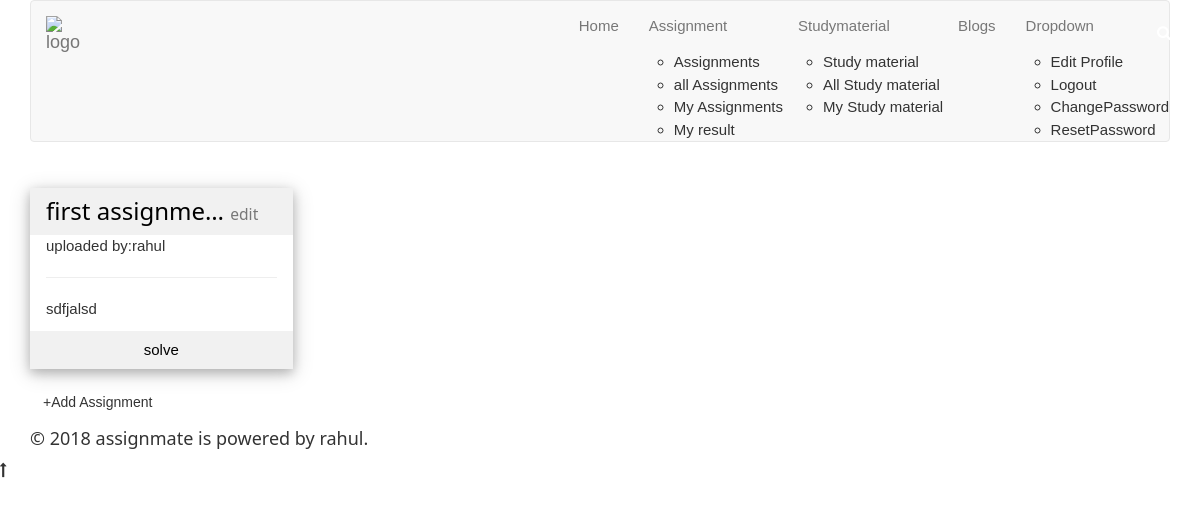
The app's page /myassignment (signed in), older data.
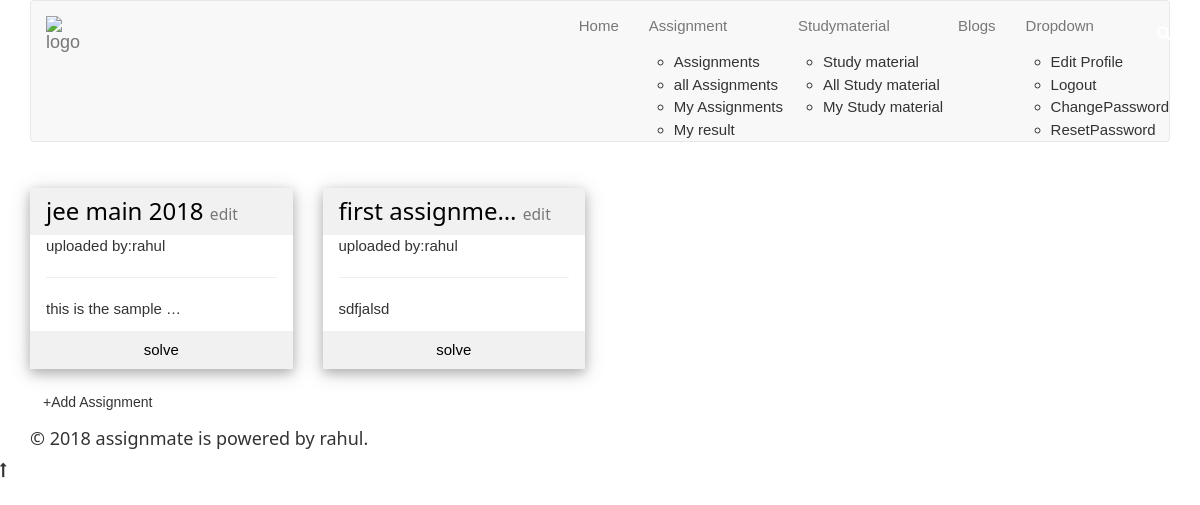
The same page, newer data.
### assignment/models.py (models this page shows, shortened)
class Assignment(models.Model):
    user = models.ForeignKey(User, on_delete=models.CASCADE)
    title=models.CharField(max_length=30,default='assignment')
    discription=models.CharField(max_length=500)
    category=models.CharField(max_length=30,blank=True)
    created = models.DateTimeField(auto_now=True)
    objects = AssignmentManager()
    class Meta:
        ordering = ["-created"]
    def __str__(self):
        return self.title

### assignment/views.py (the view)
# urls.py: path('myassignment',view_list_my_assignment,name='my_assignment_page'),
def view_list_my_assignment(request,pk=None):
    if pk:
        user=get_object_or_404(User,pk=pk)#User.objects.get(pk=pk)
    else:
        user = request.user
    studymaterial = Studymaterial.objects.all()
    args={'user':user,'studymaterial': studymaterial}
    return render(request,'assignment/my_assignment_page.html',args)

### assignment/models.py (called while the page is built)
    def get_queryset(self):
        return AssignmentQuerySet(self.model,using=self._db)

    def get_queryset(self):
        return StudymaterialQuerySet(self.model,using=self._db)

### assignment/templates/assignment/my_assignment_page.html (shortened to what this page needs)
{% extends 'accounts/base.html'%}
{% block body %}
<div class="container">
    <div class="row">
        {% for assignment in user.assignment_set.all %}
        <div class="col-lg-3 col-md-3 col-sm-6 col-xs-12 w3-section">
            <div class="w3-card-4 ">
            <header class="w3-container w3-light-grey">
              <h3><a href="{% url 'assignment:assignment' assignment.id %}" data-toggle="tooltip" data-placement="top" title="{{assignment}}">{{ assignment|truncatechars_html:15 }}</a>
                  {% if request.user == assignment.user%}
                     <small><a href="{% url 'assignment:my_assignment_update' assignment.id %}">edit</a></small>
                    {% endif %}
              </h3>
            </header>
            <div class="w3-container">
              <p>uploaded by:{{assignment.user}}</p>
              <hr>
              <a href="javascript:void(0);" data-toggle="tooltip" data-placement="top" title="{{assignment.discription}}"><p>{{assignment.discription|truncatechars_html:20}}</p></a>
            </div>
            <a href="{% url 'assignment:assignment' assignment.id %}"><button class="w3-button w3-block w3-light-grey"> solve</button></a>
            </div>
        </div>
        {% endfor %}
    </div>
</div>
<div class="container">
     <a href="{% url 'assignment:assignment_add' %}" class="btn">+Add Assignment</a>
</div>
{% endblock %}

Row changes from the older to the newer data that the page shows:
added Assignment: title "jee main 2018", shows "edit", user "rahul", discription "this is the sample …"
